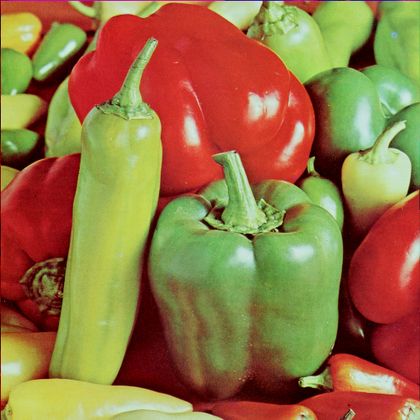
%> input picture ComputerVision_assignments_in_Matlab/hw3/PeppersRGB.tif, 420 x 420 px, shrunk from 512 x 512 before the run
$ octave run_kmeans.m   (GNU Octave 9; MATLAB toolbox functions it lacks are replaced by stand-ins)
%> lines starting %> are read from the running program, lines starting %| are printed output that depends on the picture
### ComputerVision_assignments_in_Matlab/hw3/create_feature_vector.m
%%%%%%%%%%%%%%%%%%%%%%%%%%%%%%%%%%%%%%%%%%%%%%%%%%%%%%%%%%%%%%%%%%%%%%
% Author: Phyo Thiha
% Assignment: HW 3
%
% Description - Creates feature vector from nxm RGB image (3D) matrix.
%
%   The options available are
%       - 'rgb' - turn the original image matrix into [r1, g1, b1; r2 g2, b2; ....] etc
%       - 'hsv' - turn the original image matrix into [h1, s1, v1; h2 s2, v2; ....] etc
%       - 'lst' - turn the original image matrix into [l1, s1, t1; l2 s2, t2; ....] etc, where
%                   + l = (r+g+b)/3
%                   + s = (r-b)/2
%                   + b = (2*g - r - b)/4
%
%%%%%%%%%%%%%%%%%%%%%%%%%%%%%%%%%%%%%%%%%%%%%%%%%%%%%%%%%%%%%%%%%%%%%%

function fv = create_feature_vector(img, option)

    r = img(:,:,1);
    g = img(:,:,2);
    b = img(:,:,3);

    if strcmp(option,'rgb') == 1
        fv = [r(:), g(:), b(:)];

    elseif strcmp(option,'lst') == 1
        l = (r(:)+g(:)+b(:))/3;
        s = (r(:)-b(:))/2;
        t = (2*g(:)-r(:)-b(:))/4;
        fv = [l,s,t];

    else
        hsv = rgb2hsv(img);
        h = hsv(:,:,1);
        s = hsv(:,:,2);
        v = hsv(:,:,3);
        fv = [h(:), s(:), v(:)];
    end

end

### ComputerVision_assignments_in_Matlab/hw3/kmeans.m
%%%%%%%%%%%%%%%%%%%%%%%%%%%%%%%%%%%%%%%%%%%%%%%%%%%%%%%%%%%%%%%%%%%%%%
% Author: Phyo Thiha
% Assignment: HW 3
%
% Description: Implementation of K-Means clustering
%
% Example: m = [ 1 1; 2 1; 4 3; 5 4]  or in a nice form
%          m = [ 1 1;
%                2 1;
%                4 3;
%                5 4]
%          k = 2
% kmeans(m,k) produces m = [ 1 1 1;
%                            2 1 1;
%                            4 3 2;
%                            5 4 2]
% Input:
%   m      - required, matrix data: objects in rows and attributes in columns
%   k      - optional, number of groups (default = 1)
%   isRand - optional, if using random initialization isRand=1, otherwise input any number (default)
%            it will assign the first k data as initial centroids
%
%
% Reference:
%
%   - http://www.croce.ggf.br/dados/K%20mean%20Clustering1.pdf
%
%
%%%%%%%%%%%%%%%%%%%%%%%%%%%%%%%%%%%%%%%%%%%%%%%%%%%%%%%%%%%%%%%%%%%%%%

function labeled_features=kmeans(m,k,isRand)
%%
% Local Variables
%   f      - row number of data that belong to group i
%   c      - centroid coordinate size (1:k, 1:maxCol)
%   g      - current iteration group matrix size (1:maxRow)
%   i      - scalar iterator
%   maxCol - scalar number of rows in the data matrix m = number of attributes
%   maxRow - scalar number of columns in the data matrix m = number of objects
%   temp   - previous iteration group matrix size (1:maxRow)
%   z      - minimum value (not needed)
%%

    if nargin<3,        isRand=0;   end
    if nargin<2,        k=1;        end

    [maxRow, maxCol]=size(m)

    if maxRow<=k
        labeled_features=[m, 1:maxRow];
    else

        % initial value of centroid
        if isRand,
            p = randperm(size(m,1));      % random group assignment
            for i=1:k
                c(i,:)=m(p(i),:)
            end

        else
            for i=1:k
               c(i,:)=m(i,:)        % sequential group assignment
            end

        end

        temp=zeros(maxRow,1);   % initialize as zero vector

        while 1,
            d=DistMatrix(m,c);  % calculate objcets-centroid distances
            [z,g]=min(d,[],2);  % find group matrix g (assign group to closest)

            if g==temp,
                break;          % stop the iteration (if there's no more centroid movement)
            else
                temp=g;         % copy group matrix to temporary variable
            end

            for i=1:k
                f=find(g==i);
                if f            % only compute centroid if f is not empty
                    c(i,:)=mean(m(find(g==i),:),1);
                end
            end
        end

        labeled_features=[m,g];

    end
end

%%%%%%%%%%%%%%%%%%%%%%%%%%%%%%%%%%%%%%%%%%%%%%%%%%%%%%%%%%%%%%%%%%%%%%
% DISTMATRIX return distance matrix between points in A=[x1 y1 ... w1]
% and in B=[x2 y2 ... w2]
%
% A and B must contain the same number of columns (represent variables
% of n dimensions), first column is the X coordinates, second column
% is the Y coordinates, and so on.
%
% The distance matrix is distance between points in A as rows
% and points in B as columns.
%
% example:
%
% dist(A,B), with hA ~= hB or hA=hB
%          A=[1 2 3; 4 5 6; 2 4 6; 1 2 3]; B=[4 5 1; 6 2 0]
%          dist(A,B)= [ 4.69   5.83;
%                       5.00   7.00;
%                       5.48   7.48;
%                       4.69   5.83]
%
%          dist(B,A)= [ 4.69   5.00     5.48    4.69;
%                       5.83   7.00     7.48    5.83]
%%%%%%%%%%%%%%%%%%%%%%%%%%%%%%%%%%%%%%%%%%%%%%%%%%%%%%%%%%%%%%%%%%%%%%

function d=DistMatrix(A,B)
     [hA,wA]=size(A);
     [hB,wB]=size(B);

     if wA ~= wB
         error(' second dimension of A and B must be the same');
     end

     for k=1:wA
          C{k}= repmat(A(:,k),1,hB);
          D{k}= repmat(B(:,k),1,hA);
     end

     S=zeros(hA,hB);

     for k=1:wA
          S=S+(C{k}-D{k}').^2;
     end

     d=sqrt(S);
end

### ComputerVision_assignments_in_Matlab/hw3/run_kmeans.m
%%%%%%%%%%%%%%%%%%%%%%%%%%%%%%%%%%%%%%%%%%%%%%%%%%%%%%%%%%%%%%%%%%%%%%
% Author: Phyo Thiha
% Assignment: HW 3
%
% Description: Implementation of K-Means clustering
%
%%%%%%%%%%%%%%%%%%%%%%%%%%%%%%%%%%%%%%%%%%%%%%%%%%%%%%%%%%%%%%%%%%%%%%

clear all;

I = imread('PeppersRGB.tif');
%> I is the input picture: size 420x420x3 uint8; mean R, G, B 149.8, 115.6, 66.5
img = im2double(I);
[h w d] = size(img);
%> h = 420; w = 420; d = 3

features = create_feature_vector(img, 'rgb');
%> in create_feature_vector, `r = img(:,:,1);`:
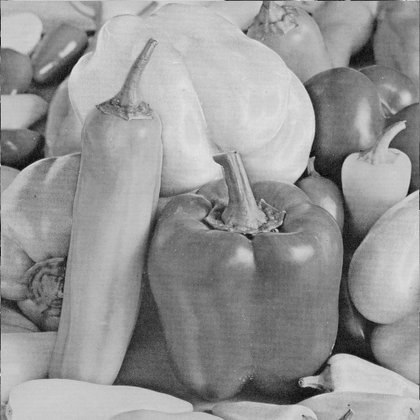
%> r: size 420x420 double; min 0.0196, max 0.89, mean 0.588
%> in create_feature_vector, `g = img(:,:,2);`:
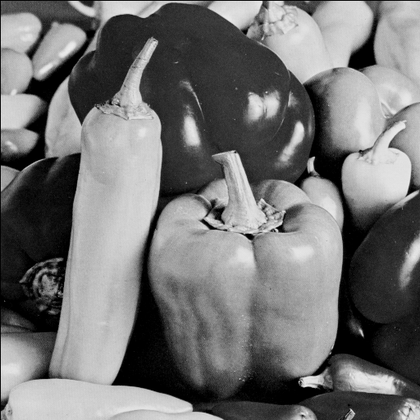
%> g: size 420x420 double; min 0, max 0.949, mean 0.453
%> in create_feature_vector, `b = img(:,:,3);`:
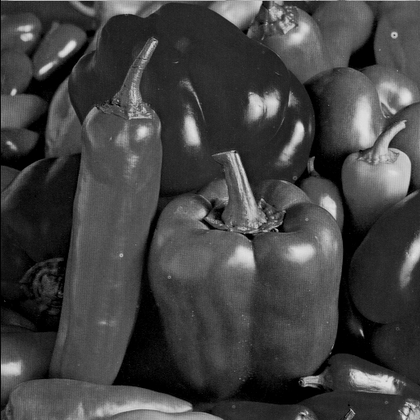
%> b: size 420x420 double; min 0, max 0.894, mean 0.261
%features = create_feature_vector(img, 'lst');
%features = create_feature_vector(img, '');

labeled_features=kmeans(features,3,1);
%> after the loop in kmeans, `for i=1:k`: c = [0.435 0.0627 0.0824; 0.247 0 0; 0.482 0.62 0.424]
%> after the loop in kmeans, `while 1,`: c = [0.695 0.211 0.163; 0.308 0.0715 0.0523; 0.601 0.711 0.38]

labeled_image = reshape(labeled_features(:,end), h, w);
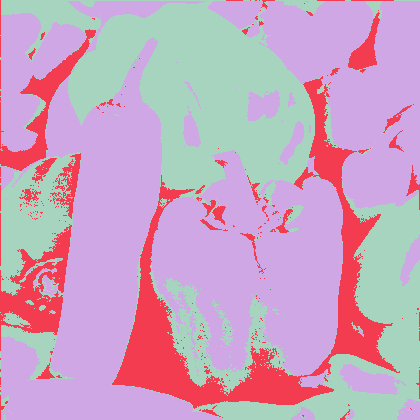
%> labeled_image: size 420x420 double; 3 distinct labels, from 1 to 3; one colour per label, 0 black

out_image = label2rgb(labeled_image, @spring, 'c', 'shuffle');
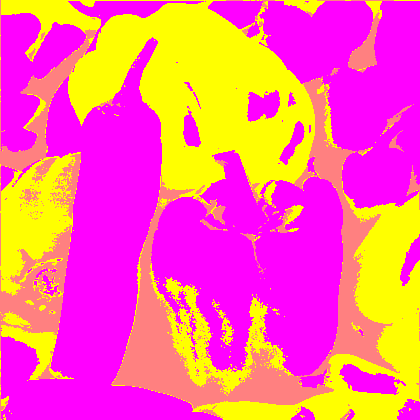
%> out_image: size 420x420x3 uint8; mean R, G, B 255, 102, 153.2
imshow(out_image);
